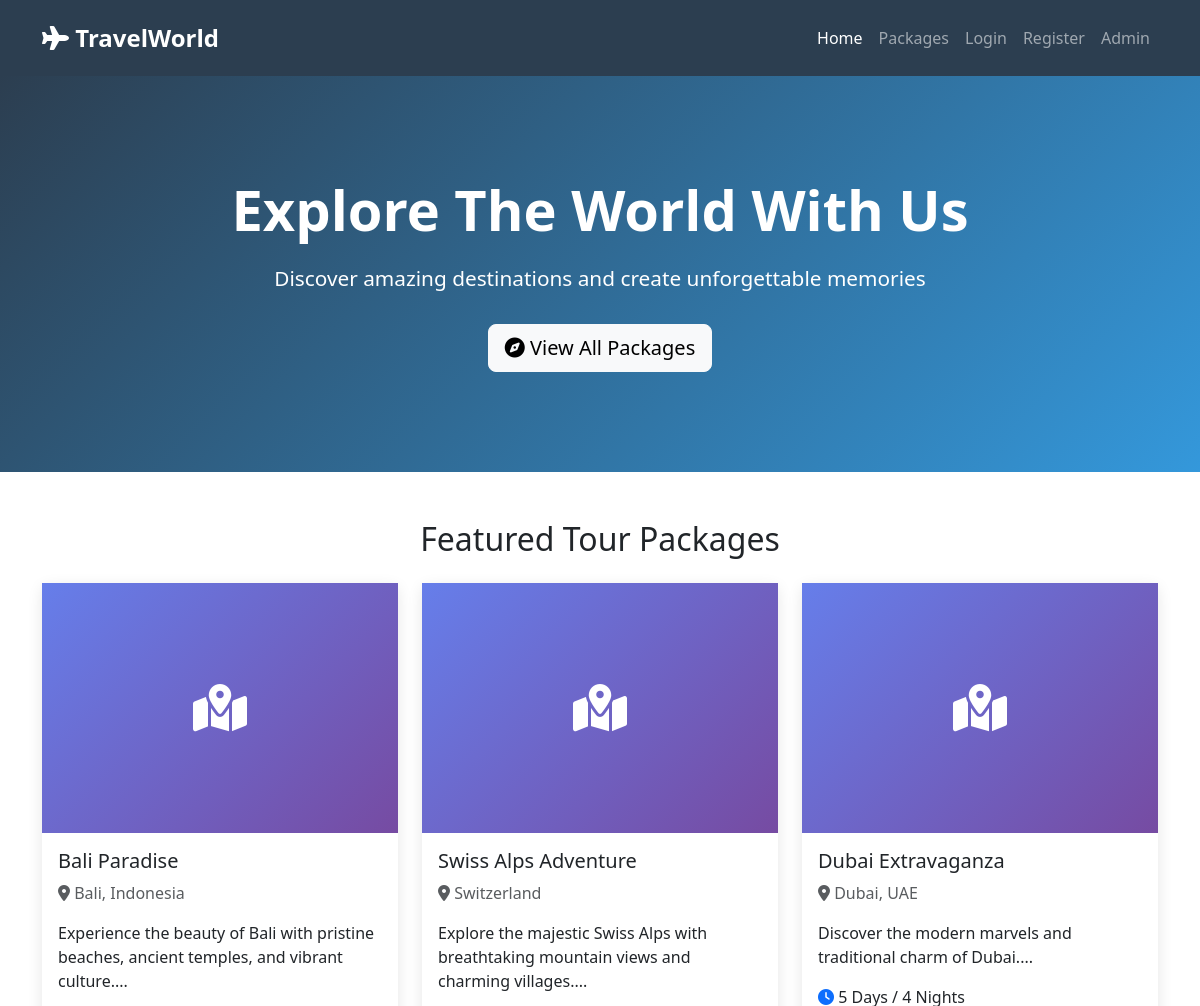
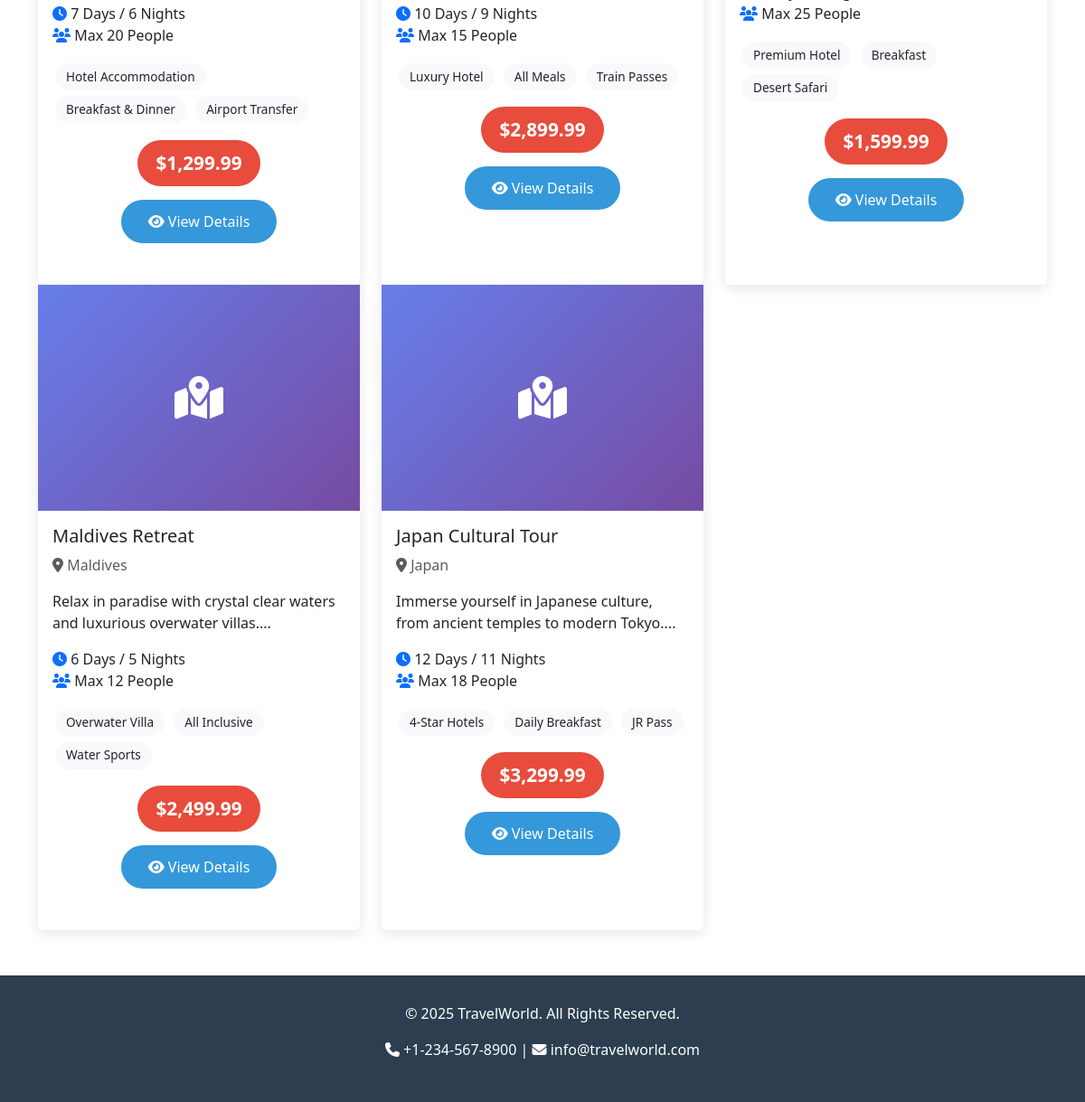
The page / on the database its author committed (2 pictures, top to bottom).
### tables this page shows
CREATE TABLE `tour_packages` (
  `id` int(11) NOT NULL,
  `package_name` varchar(200) NOT NULL,
  `description` text NOT NULL,
  `destination` varchar(100) NOT NULL,
  `duration` varchar(50) NOT NULL,
  `price` decimal(10,2) NOT NULL,
  `max_people` int(11) NOT NULL,
  `image` varchar(255) DEFAULT NULL,
  `features` text DEFAULT NULL,
  `status` enum('active','inactive') DEFAULT 'active',
  `created_at` timestamp NOT NULL DEFAULT current_timestamp()
);

### functions.php (called while the page is built, shortened)
<?php
require_once 'config.php';
function isLoggedIn() {
    return isset($_SESSION['user_id']);
}
function getActivePackages() {
    global $conn;
    $sql = "SELECT * FROM tour_packages WHERE status = 'active' ORDER BY created_at DESC";
    $result = $conn->query($sql);
    return $result;
}
function formatCurrency($amount) {
    return '$' . number_format($amount, 2);
}
?>

### index.php (the view, shortened to what this page needs)
<?php
require_once 'functions.php';
$packages = getActivePackages();
?>
<!DOCTYPE html>
<html lang="en">
<head>
    <link href="https://cdn.jsdelivr.net/npm/bootstrap@5.3.0/dist/css/bootstrap.min.css" rel="stylesheet">
    <link rel="stylesheet" href="https://cdnjs.cloudflare.com/ajax/libs/font-awesome/6.4.0/css/all.min.css">
</head>
<body>
    <nav class="navbar navbar-expand-lg navbar-dark">
        <div class="container">
            <a class="navbar-brand" href="index.php">
                <i class="fas fa-plane"></i> TravelWorld
            </a>
            <div class="collapse navbar-collapse" id="navbarNav">
                <ul class="navbar-nav ms-auto">
                    <li class="nav-item"><a class="nav-link active" href="index.php">Home</a></li>
                    <li class="nav-item"><a class="nav-link" href="packages.php">Packages</a></li>
                    <?php if(isLoggedIn()): ?>
                        <li class="nav-item"><a class="nav-link" href="my-bookings.php">My Bookings</a></li>
                        <li class="nav-item"><a class="nav-link" href="logout.php">Logout</a></li>
                    <?php else: ?>
                        <li class="nav-item"><a class="nav-link" href="login.php">Login</a></li>
                        <li class="nav-item"><a class="nav-link" href="register.php">Register</a></li>
                    <?php endif; ?>
                    <li class="nav-item"><a class="nav-link" href="admin/login.php">Admin</a></li>
                </ul>
            </div>
        </div>
    </nav>
    <div class="hero-section">
        <div class="container">
            <h1>Explore The World With Us</h1>
            <p>Discover amazing destinations and create unforgettable memories</p>
            <a href="packages.php" class="btn btn-light btn-lg">
                <i class="fas fa-compass"></i> View All Packages
            </a>
        </div>
    </div>
    <div class="container mt-5">
        <h2 class="text-center mb-4">Featured Tour Packages</h2>
        <div class="row">
            <?php while($package = $packages->fetch_assoc()): ?>
            <div class="col-md-4">
                <div class="card package-card">
                    <div class="package-image">
                        <i class="fas fa-map-marked-alt"></i>
                    </div>
                    <div class="card-body">
                        <h5 class="card-title"><?php echo htmlspecialchars($package['package_name']); ?></h5>
                        <p class="text-muted">
                            <i class="fas fa-map-marker-alt"></i> <?php echo htmlspecialchars($package['destination']); ?>
                        </p>
                        <p class="card-text"><?php echo substr(htmlspecialchars($package['description']), 0, 100); ?>...</p>
                        <div class="mb-3">
                            <i class="fas fa-clock text-primary"></i> <?php echo htmlspecialchars($package['duration']); ?>
                            <br>
                            <i class="fas fa-users text-primary"></i> Max <?php echo $package['max_people']; ?> People
                        </div>
                        <?php
                        $features = explode(',', $package['features']);
                        foreach(array_slice($features, 0, 3) as $feature):
                        ?>
                            <span class="features-badge"><?php echo htmlspecialchars(trim($feature)); ?></span>
                        <?php endforeach; ?>
                        <div class="text-center">
                            <div class="price-badge"><?php echo formatCurrency($package['price']); ?></div>
                            <br>
                            <a href="package-details.php?id=<?php echo $package['id']; ?>" class="btn btn-primary">
                                <i class="fas fa-eye"></i> View Details
                            </a>
                        </div>
                    </div>
                </div>
            </div>
            <?php endwhile; ?>
        </div>
    </div>
    <footer class="text-center">
        <div class="container">
            <p>&copy; 2025 TravelWorld. All Rights Reserved.</p>
            <p>
                <i class="fas fa-phone"></i> +1-234-567-8900 |
                <i class="fas fa-envelope"></i> info@travelworld.com
            </p>
        </div>
    </footer>
</body>
</html>

### index.php (style rules this page uses)
:root { --primary-color: #2c3e50; --secondary-color: #3498db; --accent-color: #e74c3c; }
body { font-family: 'Segoe UI', Tahoma, Geneva, Verdana, sans-serif; }
.hero-section { background: linear-gradient(135deg, var(--primary-color), var(--secondary-color)); color: white; padding: 100px 0; text-align: center; }
.hero-section h1 { font-size: 3.5rem; font-weight: bold; margin-bottom: 20px; }
.hero-section p { font-size: 1.3rem; margin-bottom: 30px; }
.navbar { background-color: var(--primary-color) !important; padding: 15px 0; }
.navbar-brand { font-size: 1.5rem; font-weight: bold; }
.package-card { border: none; box-shadow: 0 4px 15px rgba(0,0,0,0.1); transition: transform 0.3s ease; margin-bottom: 30px; height: 100%; }
.package-image { height: 250px; object-fit: cover; background: linear-gradient(135deg, #667eea 0%, #764ba2 100%); display: flex; align-items: center; justify-content: center; color: white; font-size: 3rem; }
.price-badge { background: var(--accent-color); color: white; padding: 10px 20px; border-radius: 50px; font-size: 1.3rem; font-weight: bold; display: inline-block; margin: 15px 0; }
.btn-primary { background-color: var(--secondary-color); border: none; padding: 12px 30px; font-size: 1rem; border-radius: 50px; }
.features-badge { background: #f8f9fa; padding: 5px 12px; border-radius: 20px; font-size: 0.85rem; margin: 3px; display: inline-block; }
footer { background-color: var(--primary-color); color: white; padding: 30px 0; margin-top: 50px; }

### rows shown on the page
tour_packages: package_name "Bali Paradise", destination "Bali, Indonesia", description "Experience the beauty of Bali with pristine beaches, ancient temples, and vibrant culture.", duration "7 Days / 6 Nights", max_people "20", features "Hotel Accommodation", features "Breakfast & Dinner", features "Airport Transfer", price "$1,299.99"
tour_packages: package_name "Swiss Alps Adventure", destination "Switzerland", description "Explore the majestic Swiss Alps with breathtaking mountain views and charming villages.", duration "10 Days / 9 Nights", max_people "15", features "Luxury Hotel", features "All Meals", features "Train Passes", price "$2,899.99"
tour_packages: package_name "Dubai Extravaganza", destination "Dubai, UAE", description "Discover the modern marvels and traditional charm of Dubai.", duration "5 Days / 4 Nights", max_people "25", features "Premium Hotel", features "Breakfast", features "Desert Safari", price "$1,599.99"
tour_packages: package_name "Maldives Retreat", destination "Maldives", description "Relax in paradise with crystal clear waters and luxurious overwater villas.", duration "6 Days / 5 Nights", max_people "12", features "Overwater Villa", features "All Inclusive", features "Water Sports", price "$2,499.99"
tour_packages: package_name "Japan Cultural Tour", destination "Japan", description "Immerse yourself in Japanese culture, from ancient temples to modern Tokyo.", duration "12 Days / 11 Nights", max_people "18", features "4-Star Hotels", features "Daily Breakfast", features "JR Pass", price "$3,299.99"
